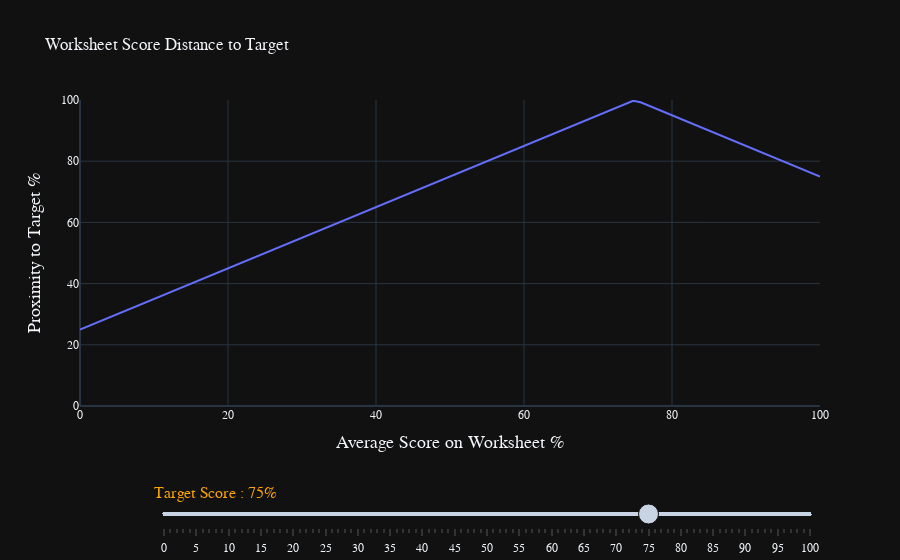

Source (notebook cell):
### Code cell
# Create the initial plot
fig = go.Figure()
fig.add_trace(go.Scatter(x=x, y=y, mode='lines'))
fig.update_layout(template="plotly_dark", title="Worksheet Score Distance to Target")
# fix the y axis range
fig.update_yaxes(range=[0, 100]).update_xaxes(range=[0, 100])

# Define the slider
slider = {
    'min':0,
    'max':100,
    'step':1,
    'value':75
    }

# Get the index of the step that corresponds to the value of -0.75
initial_step_index = int(slider['value'] / slider['step'])

# Define the layout
layout = dict(
    xaxis=dict(title='Average Score on Worksheet %', 
              title_font=dict(size=18, family='Monaco,monospace')),
    yaxis=dict(title='Proximity to Target %', 
              title_font=dict(size=18, family='Monaco,monospace')),
    font=dict(family='Monaco,monospace', size=12),
    sliders=[dict(
        active=initial_step_index,
        tickwidth=2,
        transition=dict(duration=300, easing='cubic-in-out'),
        pad=dict(t=10),
        len=0.9,
        x=0.1,
        y=-0.2,
        currentvalue=dict(visible=True, 
                          prefix='Target Score : ',
                          suffix='%', 
                          xanchor='left', 
                          font=dict(size=16, color='orange')),  # Set the initial value of the slider to -0.75
        steps=[dict(
            label='{:.0f}'.format(target_score),
            method='update',
            args=[{'y': [distance_to_target(x, target_score)]}]
        ) for target_score in np.arange(slider['min'], slider['max']+slider['step'], slider['step'])]
    )]
)

# Update the layout
fig.update_layout(layout)

# Show the plot
fig.show()
